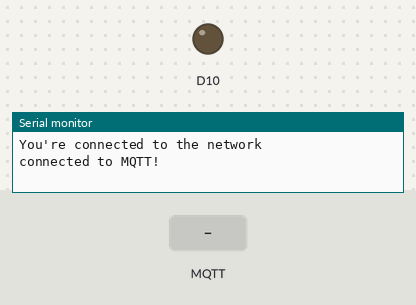
Simulated run of this sketch. Board: Arduino MKR. On the bench: output pins drawn as LEDs (lit = HIGH), the last lines printed to the serial monitor. The test bench sets the inputs (shaded band). WiFi joins after 1.5 s; servers stay silent unless stated; no MQTT or app messages arrive unless stated.

Above: at 2.7 s.
2.8 s: MQTT message "5" arrives on the first subscribed topic
At 3.3 s:
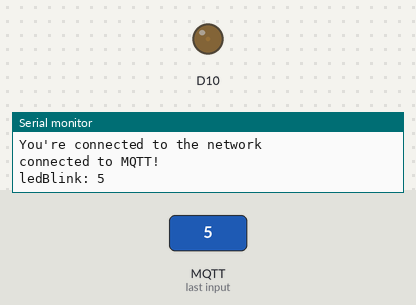
4.3 s: MQTT message "90" arrives on the first subscribed topic
At 5.5 s:
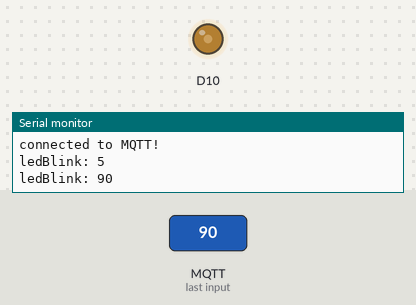
5.8 s: MQTT message "200" arrives on the first subscribed topic
At 6.9 s:
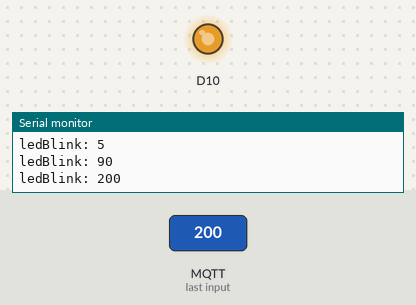
7.3 s: MQTT message "on" arrives on the first subscribed topic
At 8.0 s:
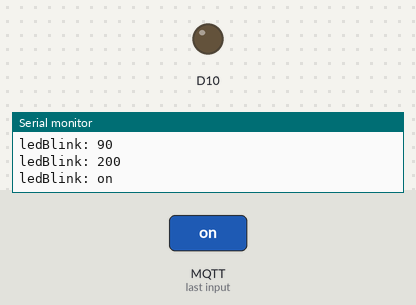
Timing chart, 0 to 9.8 s (numbered marks = the images above; inputs shaded):
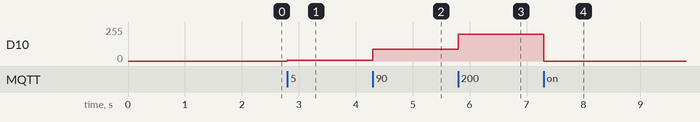

The sketch:

shiftr.io_arduino_receiver.ino
```cpp
#include <WiFiNINA.h>
#include <MQTT.h>
#include "wifiCredentials.h"

const char ssid[] = WIFI_SSID;
const char pass[] = WIFI_PASS;
unsigned long lastMillis = 0;
int ledBlink;

WiFiClient net;
MQTTClient client;
int status = WL_IDLE_STATUS;

void setup() {
  Serial.begin(115200);
  pinMode(10, OUTPUT);
  // attempt to connect to Wifi network:
  while (WiFi.begin(ssid, pass) != WL_CONNECTED) {
    // failed, retry
    Serial.print("No WiFi connection");
    delay(5000);
  }

  // once you are connected :
  Serial.println("You're connected to the network");

  //start mqtt
  client.begin("tanja.cloud.shiftr.io", net);
  //print message once is received
  client.onMessage(messageReceived);
  connect();
}

void loop() {
  client.loop();
  delay(10);

  // check if connected
  if (!client.connected()) {
    connect();
  }
}

void messageReceived(String &topic, String &payload) {
  Serial.println(topic + ": " + payload);
 // digitalWrite(LED_BUILTIN, payload.toInt());
   analogWrite(10, payload.toInt());
}

void connect() {
  while (WiFi.status() != WL_CONNECTED) {
    Serial.print("No Wifi connection...");
    delay(1000);
  }

  while (!client.connect("receiver", "tanja", "BZgb5d72yiHeeVop")) { // auch anpassen!!
    Serial.print(".");
    delay(1000);
  }

  Serial.println("\nconnected to MQTT!");
  //subscribe to message "ledBlink"
  client.subscribe("ledBlink");
}
```

wifiCredentials.h
```cpp
#define WIFI_SSID "iad_zhdk"
#define WIFI_PASS "i@d_4ever"
```

Measured:
- after the input at 2.8 s, D10: 0/255 → 5/255 at once
- after the input at 4.3 s, D10: 5/255 → 90/255 at once
- after the input at 5.8 s, D10: 90/255 → 200/255 at once
- after the input at 7.3 s, D10: 200/255 → 0/255 at once
